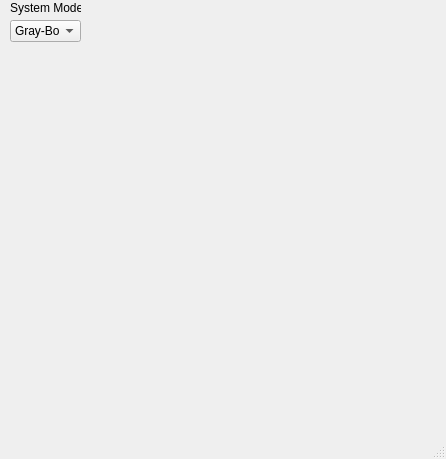
<?xml version="1.0" encoding="UTF-8"?>
<ui version="4.0">
 <class>MainWindow</class>
 <widget class="QMainWindow" name="MainWindow">
  <property name="geometry">
   <rect>
    <x>0</x>
    <y>0</y>
    <width>446</width>
    <height>459</height>
   </rect>
  </property>
  <property name="windowTitle">
   <string>MainWindow</string>
  </property>
  <widget class="QWidget" name="centralwidget">
   <widget class="QComboBox" name="comboBox">
    <property name="geometry">
     <rect>
      <x>10</x>
      <y>20</y>
      <width>71</width>
      <height>22</height>
     </rect>
    </property>
    <item>
     <property name="text">
      <string>Gray-Box</string>
     </property>
    </item>
    <item>
     <property name="text">
      <string>White-Box</string>
     </property>
    </item>
    <item>
     <property name="text">
      <string>Black-Box</string>
     </property>
    </item>
   </widget>
   <widget class="QLabel" name="label">
    <property name="geometry">
     <rect>
      <x>10</x>
      <y>0</y>
      <width>71</width>
      <height>16</height>
     </rect>
    </property>
    <property name="text">
     <string>System Mode</string>
    </property>
   </widget>
  </widget>
  <widget class="QMenuBar" name="menubar">
   <property name="geometry">
    <rect>
     <x>0</x>
     <y>0</y>
     <width>446</width>
     <height>20</height>
    </rect>
   </property>
  </widget>
  <widget class="QStatusBar" name="statusbar"/>
 </widget>
 <resources/>
 <connections/>
</ui>
